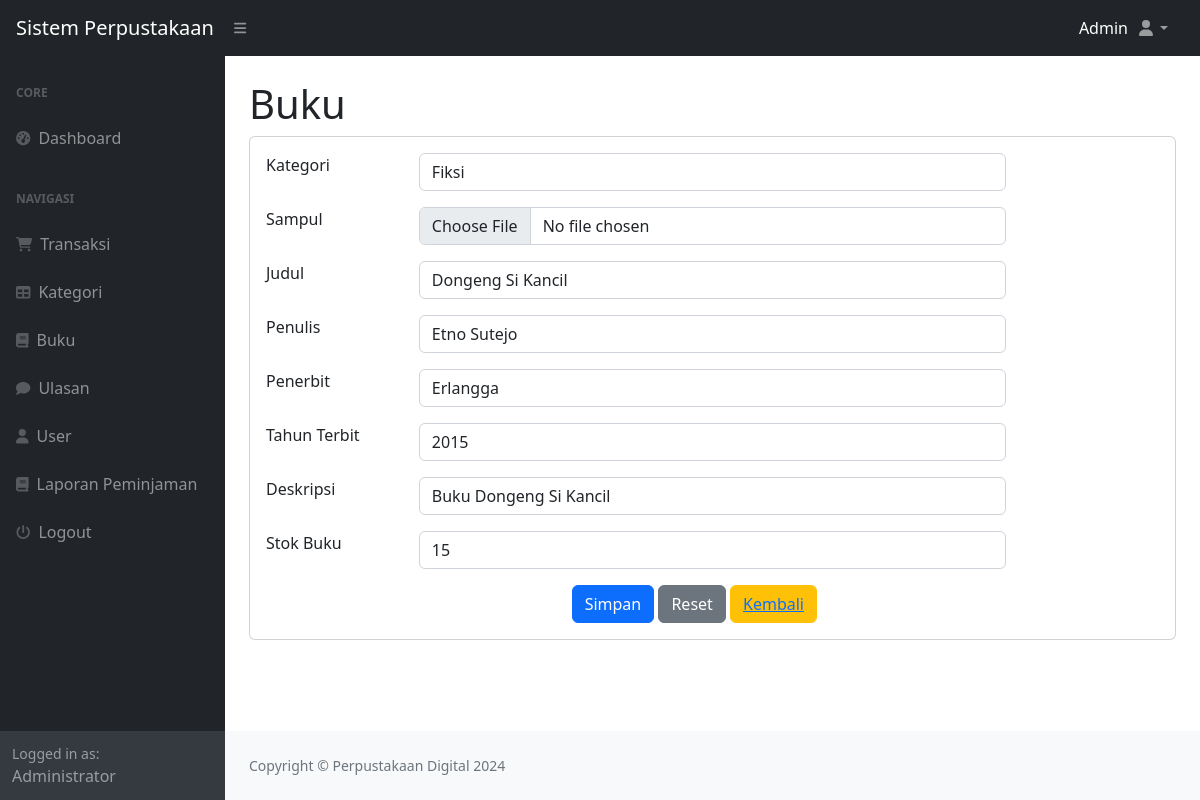
Screenshot of /index.php?page=buku_ubah&&id=7 (signed in) with the database file from the repository.
### tables this page shows
CREATE TABLE `book` (
  `id_buku` int(11) NOT NULL,
  `id_kategori` int(11) NOT NULL,
  `sampul` varchar(255) NOT NULL,
  `judul_buku` varchar(255) NOT NULL,
  `penulis` varchar(255) NOT NULL,
  `penerbit` varchar(255) NOT NULL,
  `tahun_terbit` int(11) NOT NULL,
  `deskripsi` text NOT NULL,
  `stok` int(11) NOT NULL
);

CREATE TABLE `kategori` (
  `id_kategori` int(11) NOT NULL,
  `nama_kategori` varchar(255) NOT NULL
);

### buku_ubah.php (the view, shortened to what this page needs)
<h1 class="mt-4">Buku</h1>
<div class="card">
    <div class="card-body">
    <div class="row">
 <div class="col-md-12">
 <form method="post" enctype="multipart/form-data">
    <?php
    $id = $_GET['id'];
     $query = mysqli_query($koneksi, "SELECT * FROM book  where id_buku=$id");
     $data = mysqli_fetch_array($query);
    ?>
    <div class="row mb-3">
    <div class="col-md-2">Kategori </div>
    <div class="col-md-8">
        <select name="id_kategori" class="form-control">
            <?php
            $kat = mysqli_query($koneksi,"SELECT * FROM kategori");
            while($nama_kategori = mysqli_fetch_array($kat)){
                ?>
                <option <?php if($nama_kategori['id_kategori'] == $data['id_kategori']) echo 'selected'; ?> value="<?php echo $nama_kategori['id_kategori']; ?>"> <?php echo $nama_kategori['nama_kategori']; ?> </option>
                <?php
            }
            ?>
        </select>
    </div>
    </div>
    <div class="row mb-3">
    <div class="col-md-2">Sampul </div>
    <div class="col-md-8"><input type="file" value="<?php echo $data['sampul']; ?>" class="form-control" name="sampul"></div>
    </div>
    <div class="row mb-3">
    <div class="col-md-2">Judul </div>
    <div class="col-md-8"><input type="text" value="<?php echo $data['judul_buku']; ?>" class="form-control" name="judul_buku"></div>
    </div>
    <div class="row mb-3">
    <div class="col-md-2">Penulis </div>
    <div class="col-md-8"><input type="text" value="<?php echo $data['penulis']; ?>" class="form-control" name="penulis"></div>
    </div>
    <div class="row mb-3">
    <div class="col-md-2">Penerbit </div>
    <div class="col-md-8"><input type="text" value="<?php echo $data['penerbit']; ?>" class="form-control" name="penerbit"></div>
    </div>
    <div class="row mb-3">
    <div class="col-md-2">Tahun Terbit </div>
    <div class="col-md-8"><input type="number" value="<?php echo $data['tahun_terbit']; ?>" class="form-control" name="tahun_terbit"></div>
    </div>
    <div class="row mb-3">
    <div class="col-md-2">Deskripsi </div>
    <div class="col-md-8"><input type="text" value="<?php echo $data['deskripsi']; ?>" class="form-control" name="deskripsi"></div>
    </div>
    <div class="row mb-3">
    <div class="col-md-2">Stok Buku </div>
    <div class="col-md-8"><input type="number" value="<?php echo $data['stok']; ?>" class="form-control" name="stok"></div>
    </div>
   <div class="row">
    <div class="col-md-4"></div>
    <div class="col-md-8">
    <button type="submit" class="btn btn-primary" name="submit" value="submit">Simpan</button>
    <button type="reset" class="btn btn-secondary">Reset</button>
    <button type="reset" class="btn btn-warning"><a href="?page=buku">Kembali</a></button>
    </div>
   </div>
   </form>
 </div>
</div>
    </div>
</div>

### rows the page displays
book: id_kategori "Fiksi", judul_buku "Dongeng Si Kancil", penulis "Etno Sutejo", penerbit "Erlangga", tahun_terbit "2015", deskripsi "Buku Dongeng Si Kancil", stok "15"

### other values shown
$_SESSION['user']['role_id'] "Admin"
$_SESSION['user']['nama'] "Administrator"
